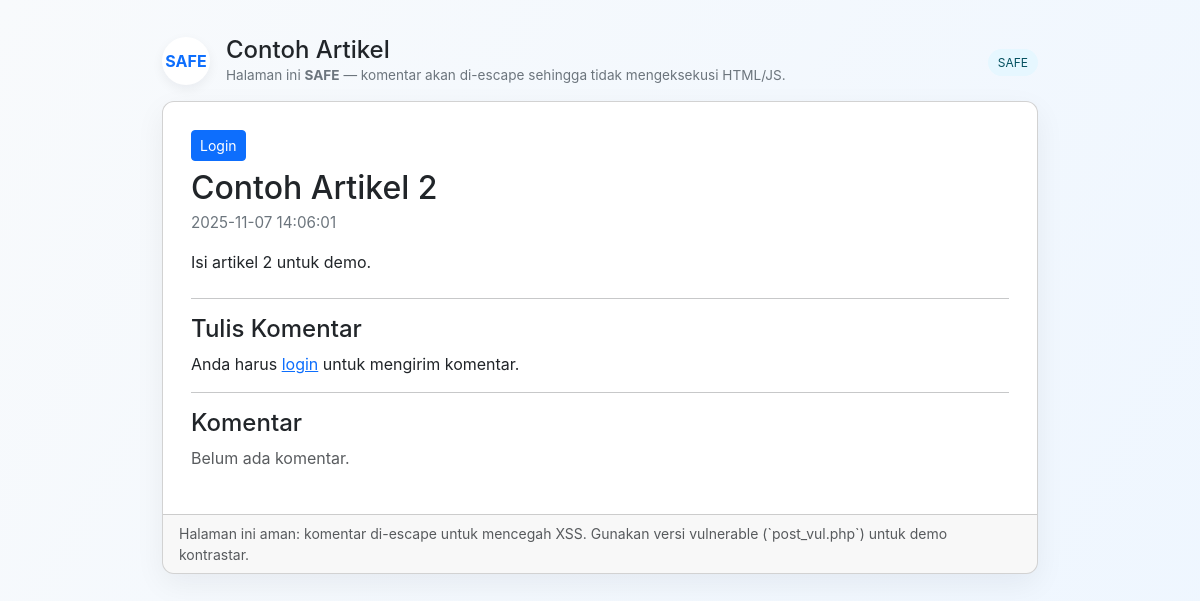
The app's page /post_safe.php?id=2 with its own data.
### tables this page shows
CREATE TABLE posts (
  id INT AUTO_INCREMENT PRIMARY KEY,
  title VARCHAR(255),
  body TEXT,
  created_at DATETIME DEFAULT CURRENT_TIMESTAMP
);

### auth_simple.php (called while the page is built, shortened)
<?php
function current_user(){
    return null;
}

### post_safe.php (the view, shortened to what this page needs)
<?php
require 'auth_simple.php';
$pdo = pdo_connect();
$post_id = (int)($_GET['id'] ?? 1);
$user = current_user();
$stmt = $pdo->prepare("SELECT * FROM posts WHERE id=:id LIMIT 1");
$stmt->execute([':id' => $post_id]);
$post = $stmt->fetch(PDO::FETCH_ASSOC);
$stmt = $pdo->prepare("
    SELECT c.*, u.username
    FROM comments c
    LEFT JOIN users u ON c.user_id = u.id
    WHERE c.post_id = :pid
    ORDER BY c.created_at DESC
");
$stmt->execute([':pid' => $post_id]);
$comments = $stmt->fetchAll(PDO::FETCH_ASSOC);
?>
<!doctype html>
<html lang="id">
<head>
  <link href="https://cdn.jsdelivr.net/npm/bootstrap@5.3.2/dist/css/bootstrap.min.css" rel="stylesheet">
</head>
<body>
  <div class="container container-main">
    <div class="d-flex justify-content-between align-items-center mb-3">
      <div class="d-flex align-items-center gap-3">
        <div class="rounded-circle d-inline-flex align-items-center justify-content-center" style="width:48px;height:48px;background:#fff;box-shadow:0 4px 12px rgba(16,24,40,0.06);font-weight:700;color:#0d6efd">SAFE</div>
        <div>
          <h4 class="mb-0">Contoh Artikel</h4>
          <div class="note">Halaman ini <strong>SAFE</strong> — komentar akan di-escape sehingga tidak mengeksekusi HTML/JS.</div>
        </div>
      </div>
      <div class="text-end">
        <span class="safe-badge">SAFE</span>
      </div>
    </div>
    <div class="card post-card">
      <div class="post-body">
        <div class="d-flex justify-content-between mb-2">
          <div>
            <?php if ($user): ?>
              <small class="text-muted">Signed in as: <strong><?php echo htmlspecialchars($user['username'], ENT_QUOTES, 'UTF-8'); ?></strong></small>
            <?php else: ?>
              <a class="btn btn-primary btn-sm" href="login.php">Login</a>
            <?php endif; ?>
          </div>
        </div>
        <h2 class="mb-1"><?php echo htmlspecialchars($post['title'] ?? '—', ENT_QUOTES, 'UTF-8'); ?></h2>
        <div class="post-meta mb-3">
          <?php echo htmlspecialchars($post['created_at'] ?? '', ENT_QUOTES, 'UTF-8'); ?>
        </div>
        <div class="mb-4"><?php echo nl2br(htmlspecialchars($post['body'] ?? '', ENT_QUOTES, 'UTF-8')); ?></div>
        <hr>
        <h4>Tulis Komentar</h4>
        <?php if ($user): ?>
          <form method="post" class="mb-3" autocomplete="off">
            <input type="hidden" name="csrf_token" value="<?php echo htmlspecialchars($_SESSION['csrf_token'], ENT_QUOTES, 'UTF-8'); ?>">
            <input type="hidden" name="action" value="post_comment">
            <div class="mb-3">
              <textarea name="comment" rows="5" class="form-control" placeholder="Tulis komentar Anda (maks 2000 karakter)"><?php echo isset($_POST['comment']) ? htmlspecialchars($_POST['comment'], ENT_QUOTES, 'UTF-8') : ''; ?></textarea>
            </div>
            <div class="d-flex justify-content-between align-items-center">
              <div class="note">HTML dalam komentar akan di-*escape* (aman).</div>
              <div>
                <button type="submit" class="btn btn-primary">Kirim Komentar</button>
              </div>
            </div>
          </form>
        <?php else: ?>
          <p>Anda harus <a href="login.php">login</a> untuk mengirim komentar.</p>
        <?php endif; ?>
        <hr>
        <h4>Komentar</h4>
        <?php if (empty($comments)): ?>
          <p class="text-muted">Belum ada komentar.</p>
        <?php endif; ?>
      </div>
      <div class="card-footer text-muted small">
        Halaman ini aman: komentar di-escape untuk mencegah XSS. Gunakan versi vulnerable (`post_vul.php`) untuk demo kontrastar.
      </div>
    </div>
  </div>
</body>
</html>

### post_safe.php (style rules this page uses)
body { background: linear-gradient(120deg,#f8fafc 0%, #eef6ff 100%); min-height:100vh; font-family:Inter, system-ui, -apple-system, "Segoe UI", Roboto, "Helvetica Neue", Arial; }
.container-main { max-width:900px; margin:36px auto; }
.post-card { border-radius:12px; box-shadow:0 10px 30px rgba(15,23,42,0.06); overflow:hidden; background:#fff; }
.post-body { padding:28px; }
.post-meta { color:#6c757d; font-size:.95rem; }
.safe-badge { font-size:.75rem; background:#e6f7ff; color:#055160; padding:6px 10px; border-radius:999px; }
.note { font-size:.85rem; color:#6c757d; }

### records on screen
posts: title "Contoh Artikel 2", created_at "2025-11-07 14:06:01", body "Isi artikel 2 untuk demo."
